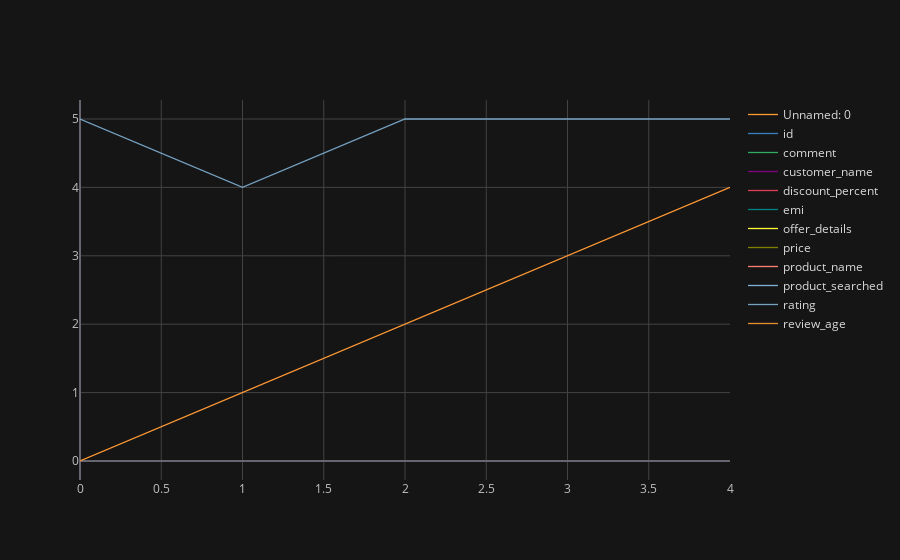

Notebook source saved alongside this figure:
### Code cell
df1.iplot()

### Figure 1 — Plotly figure (JSON) as saved in the notebook; plotly's stock layout.template omitted (floating-point values rounded to 4 significant figures)
{"data": [{"line": {"color": "rgba(255, 153, 51, 1.0)", "dash": "solid", "shape": "linear", "width": 1.3}, "mode": "lines", "name": "Unnamed: 0", "text": "", "type": "scatter", "x": [0, 1, 2, 3, 4], "y": [0, 1, 2, 3, 4]}, {"line": {"color": "rgba(55, 128, 191, 1.0)", "dash": "solid", "shape": "linear", "width": 1.3}, "mode": "lines", "name": "id", "text": "", "type": "scatter", "x": [0, 1, 2, 3, 4], "y": ["76b1c40a-fdcd-11eb-9916-8c554a9ad683", "771a5412-fdcd-11eb-a2fd-8c554a9ad683", "76472fa4-fdcd-11eb-ba90-8c554a9ad683", "77eb7ad2-fdcd-11eb-969a-8c554a9ad683", "b5513b52-fdba-11eb-b9a2-8c554a9ad683"]}, {"line": {"color": "rgba(50, 171, 96, 1.0)", "dash": "solid", "shape": "linear", "width": 1.3}, "mode": "lines", "name": "comment", "text": "", "type": "scatter", "x": [0, 1, 2, 3, 4], "y": ["Must buy!", "Pretty good", "Worth every penny", "Perfect product!", "Worth every penny"]}, {"line": {"color": "rgba(128, 0, 128, 1.0)", "dash": "solid", "shape": "linear", "width": 1.3}, "mode": "lines", "name": "customer_name", "text": "", "type": "scatter", "x": [0, 1, 2, 3, 4], "y": ["Ezzazuddin Huseni", "suresh b", "Hemanta Sa", "Mayank Chaube", "Hemanta Sa"]}, {"line": {"color": "rgba(219, 64, 82, 1.0)", "dash": "solid", "shape": "linear", "width": 1.3}, "mode": "lines", "name": "discount_percent", "text": "", "type": "scatter", "x": [0, 1, 2, 3, 4], "y": ["20% off", "20% off", "20% off", "20% off", "20% off"]}, {"line": {"color": "rgba(0, 128, 128, 1.0)", "dash": "solid", "shape": "linear", "width": 1.3}, "mode": "lines", "name": "emi", "text": "", "type": "scatter", "x": [0, 1, 2, 3, 4], "y": ["NO EMI Plans", "NO EMI Plans", "NO EMI Plans", "NO EMI Plans", "NO EMI Plans"]}, {"line": {"color": "rgba(255, 255, 51, 1.0)", "dash": "solid", "shape": "linear", "width": 1.3}, "mode": "lines", "name": "offer_details", "text": "", "type": "scatter", "x": [0, 1, 2, 3, 4], "y": ["", "", "", "", ""]}, {"line": {"color": "rgba(128, 128, 0, 1.0)", "dash": "solid", "shape": "linear", "width": 1.3}, "mode": "lines", "name": "price", "text": "", "type": "scatter", "x": [0, 1, 2, 3, 4], "y": ["₹24,999", "₹24,999", "₹24,999", "₹24,999", "₹24,999"]}, {"line": {"color": "rgba(251, 128, 114, 1.0)", "dash": "solid", "shape": "linear", "width": 1.3}, "mode": "lines", "name": "product_name", "text": "", "type": "scatter", "x": [0, 1, 2, 3, 4], "y": ["APPLE iPhone 7 (Gold, 32 GB)", "APPLE iPhone 7 (Gold, 32 GB)", "APPLE iPhone 7 (Gold, 32 GB)", "APPLE iPhone 7 (Gold, 32 GB)", "APPLE iPhone 7 (Silver, 32 GB)"]}, {"line": {"color": "rgba(128, 177, 211, 1.0)", "dash": "solid", "shape": "linear", "width": 1.3}, "mode": "lines", "name": "product_searched", "text": "", "type": "scatter", "x": [0, 1, 2, 3, 4], "y": ["iphone7", "iphone7", "iphone7", "iphone7", "iphone7"]}, {"line": {"color": "rgba(128, 177, 211, 0.8999999999999999)", "dash": "solid", "shape": "linear", "width": 1.3}, "mode": "lines", "name": "rating", "text": "", "type": "scatter", "x": [0, 1, 2, 3, 4], "y": [5, 4, 5, 5, 5]}, {"line": {"color": "rgba(255, 153, 51, 0.8999999999999999)", "dash": "solid", "shape": "linear", "width": 1.3}, "mode": "lines", "name": "review_age", "text": "", "type": "scatter", "x": [0, 1, 2, 3, 4], "y": ["Oct, 2019", "Nov, 2018", "Sep, 2019", "Oct, 2018", "Sep, 2019"]}], "layout": {"legend": {"bgcolor": "#151516", "font": {"color": "#D9D9D9"}}, "paper_bgcolor": "#151516", "plot_bgcolor": "#151516", "title": {"font": {"color": "#D9D9D9"}}, "xaxis": {"gridcolor": "#434343", "showgrid": true, "tickfont": {"color": "#C2C2C2"}, "title": {"font": {"color": "#D9D9D9"}, "text": ""}, "zerolinecolor": "#666570"}, "yaxis": {"gridcolor": "#434343", "showgrid": true, "tickfont": {"color": "#C2C2C2"}, "title": {"font": {"color": "#D9D9D9"}, "text": ""}, "zerolinecolor": "#666570"}}}
